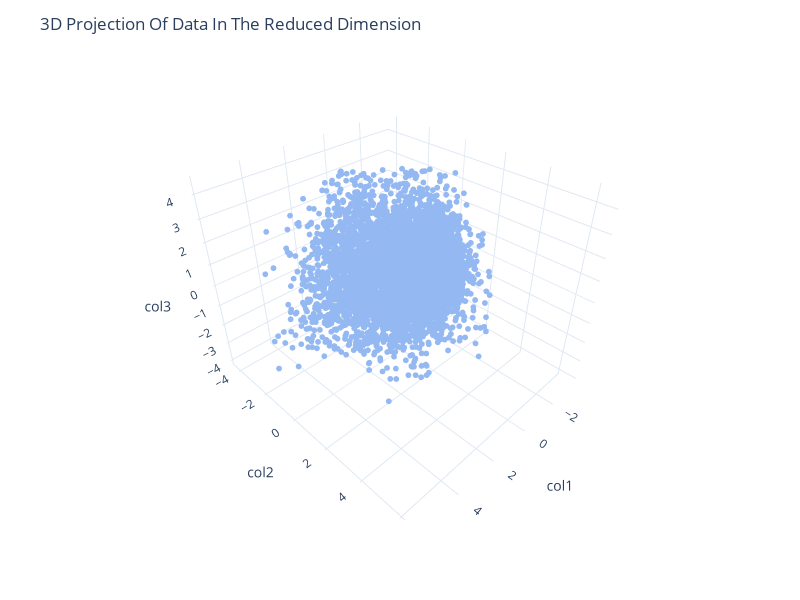

The notebook cell saved with this chart:
### Code cell
import plotly.express as px
px.defaults.template = "plotly_white"
fig = px.scatter_3d(PCA_ds, x='col1', y='col2', z='col3', color_discrete_sequence=['#94b8f2'])
fig.update_traces(marker=dict(size=2))
fig.update_layout(title="3D Projection Of Data In The Reduced Dimension", height=600, width=800)
fig.show()

### Figure 1 — Plotly figure (JSON) as saved in the notebook; plotly's stock layout.template omitted (floating-point values rounded to 4 significant figures; data arrays with more than 128 entries replaced by an {"elided": "..."} marker saying what was removed)
{"data": [{"hovertemplate": "col1=%{x}<br>col2=%{y}<br>col3=%{z}<extra></extra>", "legendgroup": "", "marker": {"color": "#94b8f2", "size": 2, "symbol": "circle"}, "mode": "markers", "name": "", "scene": "scene", "showlegend": false, "type": "scatter3d", "x": {"elided": "5030 float values"}, "y": {"elided": "5030 float values"}, "z": {"elided": "5030 float values"}}], "layout": {"height": 600, "legend": {"tracegroupgap": 0}, "margin": {"t": 60}, "scene": {"domain": {"x": [0, 1], "y": [0, 1]}, "xaxis": {"title": {"text": "col1"}}, "yaxis": {"title": {"text": "col2"}}, "zaxis": {"title": {"text": "col3"}}}, "title": {"text": "3D Projection Of Data In The Reduced Dimension"}, "width": 800}}
